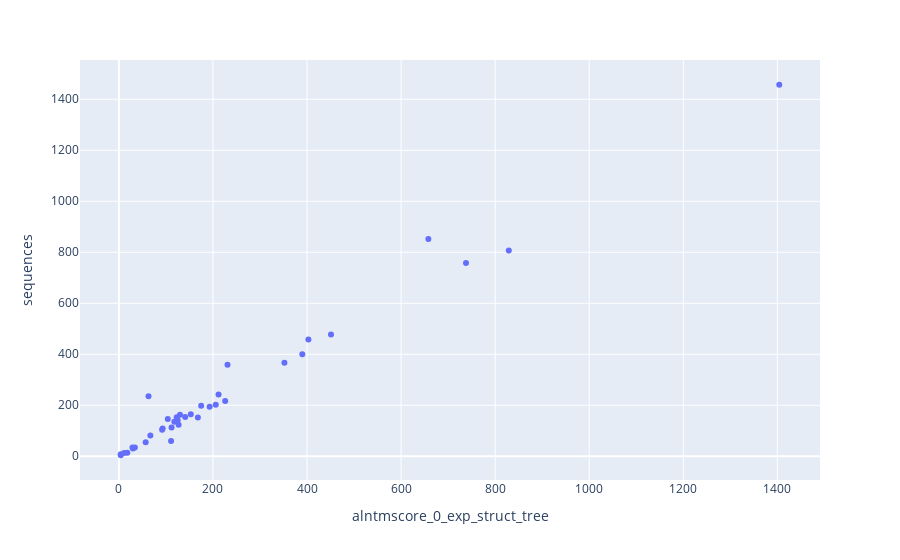
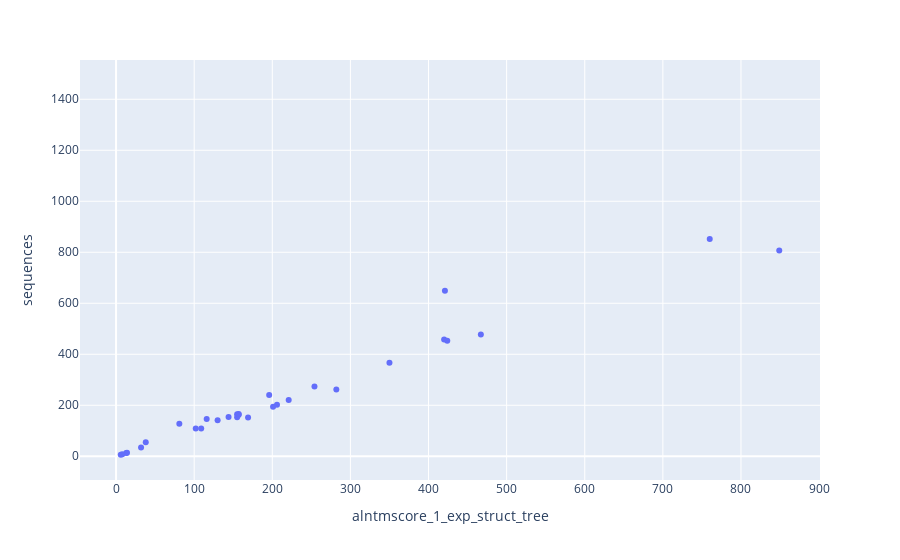
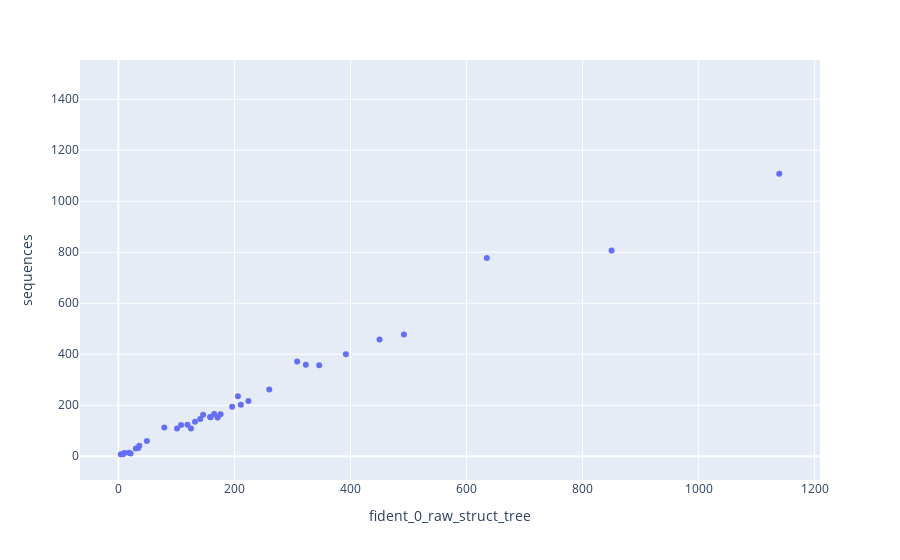
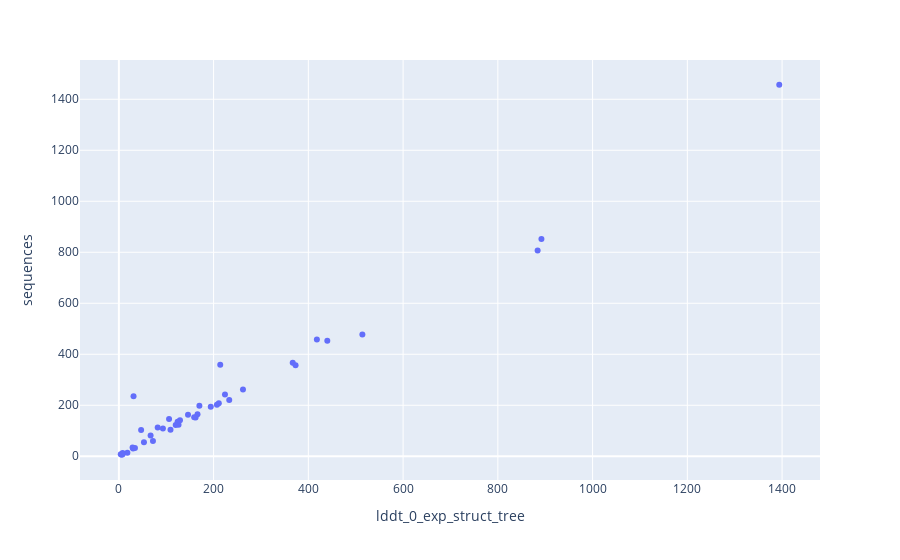

Notebook code cell kept with these figures, in order:
### Code cell
from matplotlib import pyplot as plt

import plotly.express as px
for c1,c2 in itertools.combinations(refclols,2):
    if 'sequence' in c1 or 'sequence' in c2:
        print(c1,c2)
        
            
        fig = px.scatter(tree_resdf, x=c1, y=c2 , hover_data=[c1+'_'+c2+'_delta_norm' ])
        
        fig.show()
        
        sns.scatterplot(tree_resdf, x = c1, y=c2 , alpha = .25 , s = 20 )

        from scipy.stats import wilcoxon
        print(tree_resdf[c1+'_'+c2+'_delta'].dropna().sum(), tree_resdf[c1+'_'+c2+'_delta_norm'].dropna().sum(),wilcoxon(tree_resdf[c1+'_'+c2+'_delta'].dropna()))
        maxval = tree_resdf[[c1, c2]].max().max()
        sns.lineplot(x = [0,maxval] , y = [0,maxval] , linestyle='--' , c = 'k')
        plt.show()

### Figure 1 — Plotly figure (JSON) as saved in the notebook; plotly's stock layout.template omitted (floating-point values rounded to 4 significant figures)
{"data": [{"customdata": [[-0.05649], [-0.07273], [-0.005155], [-0.7319], [-0.2277], [-0.00885], [-0.5], [-0.1135], [-0.2877], [0.4595], [0.2222], [-0.04087], [-0.1468], [-0.08442], [-0.1259], [-0.1154], [-0.03638], [-0.1162], [-0.02639], [0], [-0.1538], [-0.3565], [0.09524], [0.01942], [0.02654], [0], [-0.2025], [0.03509], [-0.1728], [-0.1961], [-0.1201], [0.02362], [-0.124], [-0.025], [0.03982], [0], [-0.1471], [null], [null], [null], [null], [null], [null], [null], [null], [null], [null], [null], [null], [null], [null], [null], [null], [null], [null], [null], [null], [null], [null], [null], [null], [null], [null], [null], [null]], "hovertemplate": "alntmscore_0_exp_struct_tree=%{x}<br>sequences=%{y}<br>alntmscore_0_exp_struct_tree_sequences_delta_norm=%{customdata[0]}<extra></extra>", "legendgroup": "", "marker": {"color": "#636efa", "symbol": "circle"}, "mode": "markers", "name": "", "orientation": "v", "showlegend": false, "type": "scatter", "x": [451, 153, 193, 63, 658, 112, 4, 125, 104, 111, 18, 352, 93, 141, 118, 92, 1404, 175, 738, 4, 11, 231, 168, 206, 829, 34, 130, 57, 67, 123, 403, 127, 212, 390, 226, 30, 29, null, null, null, null, null, null, null, null, null, null, null, null, null, null, null, null, null, null, null, null, null, null, null, null, null, null, null, null], "xaxis": "x", "y": [478, 165, 194, 235, 852, 113, 8, 141, 146, 60, 14, 367, 109, 154, 135, 104, 1457, 198, 758, 4, 13, 359, 152, 202, 807, 34, 163, 55, 81, 153, 458, 124, 242, 400, 217, 30, 34, 128, 166, 649, 6, 8, 109, 274, 453, 240, 221, 262, 357, 123, 778, 1108, 11, 32, 41, 372, 103, 208, 289, 95, 41, 552, 66, 77, 157], "yaxis": "y"}], "layout": {"legend": {"tracegroupgap": 0}, "margin": {"t": 60}, "xaxis": {"anchor": "y", "domain": [0, 1], "title": {"text": "alntmscore_0_exp_struct_tree"}}, "yaxis": {"anchor": "x", "domain": [0, 1], "title": {"text": "sequences"}}}}

### Figure 2 — Plotly figure (JSON) as saved in the notebook; plotly's stock layout.template omitted (floating-point values rounded to 4 significant figures)
{"data": [{"customdata": [[-0.02301], [-0.06061], [0.03483], [null], [-0.108], [null], [null], [-0.07801], [-0.2055], [null], [0], [-0.04632], [-0.06422], [-0.06494], [null], [null], [null], [null], [null], [null], [0], [null], [0.1006], [0.01942], [0.04947], [null], [-0.03681], [-0.3091], [null], [0.0129], [-0.08297], [null], [null], [null], [null], [null], [-0.05882], [-0.3672], [-0.05422], [-0.3513], [0], [0], [0], [-0.07299], [-0.06402], [-0.1833], [0], [0.07092], [null], [null], [null], [null], [null], [null], [null], [null], [null], [null], [null], [null], [null], [null], [null], [null], [null]], "hovertemplate": "alntmscore_1_exp_struct_tree=%{x}<br>sequences=%{y}<br>alntmscore_1_exp_struct_tree_sequences_delta_norm=%{customdata[0]}<extra></extra>", "legendgroup": "", "marker": {"color": "#636efa", "symbol": "circle"}, "mode": "markers", "name": "", "orientation": "v", "showlegend": false, "type": "scatter", "x": [467, 155, 201, null, 760, null, null, 130, 116, null, 14, 350, 102, 144, null, null, null, null, null, null, 13, null, 169, 206, 849, null, 157, 38, null, 155, 420, null, null, null, null, null, 32, 81, 157, 421, 6, 8, 109, 254, 424, 196, 221, 282, null, null, null, null, null, null, null, null, null, null, null, null, null, null, null, null, null], "xaxis": "x", "y": [478, 165, 194, 235, 852, 113, 8, 141, 146, 60, 14, 367, 109, 154, 135, 104, 1457, 198, 758, 4, 13, 359, 152, 202, 807, 34, 163, 55, 81, 153, 458, 124, 242, 400, 217, 30, 34, 128, 166, 649, 6, 8, 109, 274, 453, 240, 221, 262, 357, 123, 778, 1108, 11, 32, 41, 372, 103, 208, 289, 95, 41, 552, 66, 77, 157], "yaxis": "y"}], "layout": {"legend": {"tracegroupgap": 0}, "margin": {"t": 60}, "xaxis": {"anchor": "y", "domain": [0, 1], "title": {"text": "alntmscore_1_exp_struct_tree"}}, "yaxis": {"anchor": "x", "domain": [0, 1], "title": {"text": "sequences"}}}}

### Figure 3 — Plotly figure (JSON) as saved in the notebook; plotly's stock layout.template omitted (floating-point values rounded to 4 significant figures)
{"data": [{"customdata": [[0.02846], [0.0625], [0.0102], [-0.1234], [null], [-0.3009], [-0.5], [null], [-0.03425], [-0.1833], [0.2222], [null], [-0.07339], [0.02532], [-0.02222], [null], [null], [null], [null], [null], [-0.2308], [-0.1003], [0.1111], [0.04265], [0.05059], [null], [-0.1043], [null], [null], [0.03774], [-0.01747], [-0.04032], [null], [-0.02], [0.03125], [0], [null], [null], [-0.006024], [null], [null], [0], [0.128], [null], [null], [null], [null], [-0.007634], [-0.03081], [-0.122], [-0.1838], [0.02722], [0.4762], [0.05882], [-0.122], [-0.172], [null], [null], [null], [null], [null], [null], [null], [null], [null]], "hovertemplate": "fident_0_raw_struct_tree=%{x}<br>sequences=%{y}<br>fident_0_raw_struct_tree_sequences_delta_norm=%{customdata[0]}<extra></extra>", "legendgroup": "", "marker": {"color": "#636efa", "symbol": "circle"}, "mode": "markers", "name": "", "orientation": "v", "showlegend": false, "type": "scatter", "x": [492, 176, 196, 206, null, 79, 4, null, 141, 49, 18, null, 101, 158, 132, null, null, null, null, null, 10, 323, 171, 211, 850, null, 146, null, null, 159, 450, 119, null, 392, 224, 30, null, null, 165, null, null, 8, 125, null, null, null, null, 260, 346, 108, 635, 1139, 21, 34, 36, 308, null, null, null, null, null, null, null, null, null], "xaxis": "x", "y": [478, 165, 194, 235, 852, 113, 8, 141, 146, 60, 14, 367, 109, 154, 135, 104, 1457, 198, 758, 4, 13, 359, 152, 202, 807, 34, 163, 55, 81, 153, 458, 124, 242, 400, 217, 30, 34, 128, 166, 649, 6, 8, 109, 274, 453, 240, 221, 262, 357, 123, 778, 1108, 11, 32, 41, 372, 103, 208, 289, 95, 41, 552, 66, 77, 157], "yaxis": "y"}], "layout": {"legend": {"tracegroupgap": 0}, "margin": {"t": 60}, "xaxis": {"anchor": "y", "domain": [0, 1], "title": {"text": "fident_0_raw_struct_tree"}}, "yaxis": {"anchor": "x", "domain": [0, 1], "title": {"text": "sequences"}}}}

### Figure 4 — Plotly figure (JSON) as saved in the notebook; plotly's stock layout.template omitted (floating-point values rounded to 4 significant figures)
{"data": [{"customdata": [[0.07004], [0.006024], [0], [-0.8681], [0.04484], [-0.2743], [-0.5], [-0.08511], [-0.274], [0.1667], [0.2222], [0], [-0.1468], [null], [-0.08148], [0.04587], [-0.04324], [-0.1414], [null], [null], [-0.3846], [-0.4039], [0.06173], [0.02415], [0.0871], [null], [-0.1043], [-0.03636], [-0.1728], [0.03774], [-0.08734], [0.01587], [-0.07438], [null], [null], [0], [-0.1471], [null], [null], [null], [0], [0], [null], [null], [-0.0287], [null], [0.0515], [0], [0.0429], [-0.02439], [null], [null], [null], [0.05882], [null], [null], [-0.5437], [0.01422], [null], [null], [null], [null], [null], [null], [null]], "hovertemplate": "lddt_0_exp_struct_tree=%{x}<br>sequences=%{y}<br>lddt_0_exp_struct_tree_sequences_delta_norm=%{customdata[0]}<extra></extra>", "legendgroup": "", "marker": {"color": "#636efa", "symbol": "circle"}, "mode": "markers", "name": "", "orientation": "v", "showlegend": false, "type": "scatter", "x": [514, 166, 194, 31, 892, 82, 4, 129, 106, 72, 18, 367, 93, null, 124, 109, 1394, 170, null, null, 8, 214, 162, 207, 884, null, 146, 53, 67, 159, 418, 126, 224, null, null, 30, 29, null, null, null, 6, 8, null, null, 440, null, 233, 262, 373, 120, null, null, null, 34, null, null, 47, 211, null, null, null, null, null, null, null], "xaxis": "x", "y": [478, 165, 194, 235, 852, 113, 8, 141, 146, 60, 14, 367, 109, 154, 135, 104, 1457, 198, 758, 4, 13, 359, 152, 202, 807, 34, 163, 55, 81, 153, 458, 124, 242, 400, 217, 30, 34, 128, 166, 649, 6, 8, 109, 274, 453, 240, 221, 262, 357, 123, 778, 1108, 11, 32, 41, 372, 103, 208, 289, 95, 41, 552, 66, 77, 157], "yaxis": "y"}], "layout": {"legend": {"tracegroupgap": 0}, "margin": {"t": 60}, "xaxis": {"anchor": "y", "domain": [0, 1], "title": {"text": "lddt_0_exp_struct_tree"}}, "yaxis": {"anchor": "x", "domain": [0, 1], "title": {"text": "sequences"}}}}
